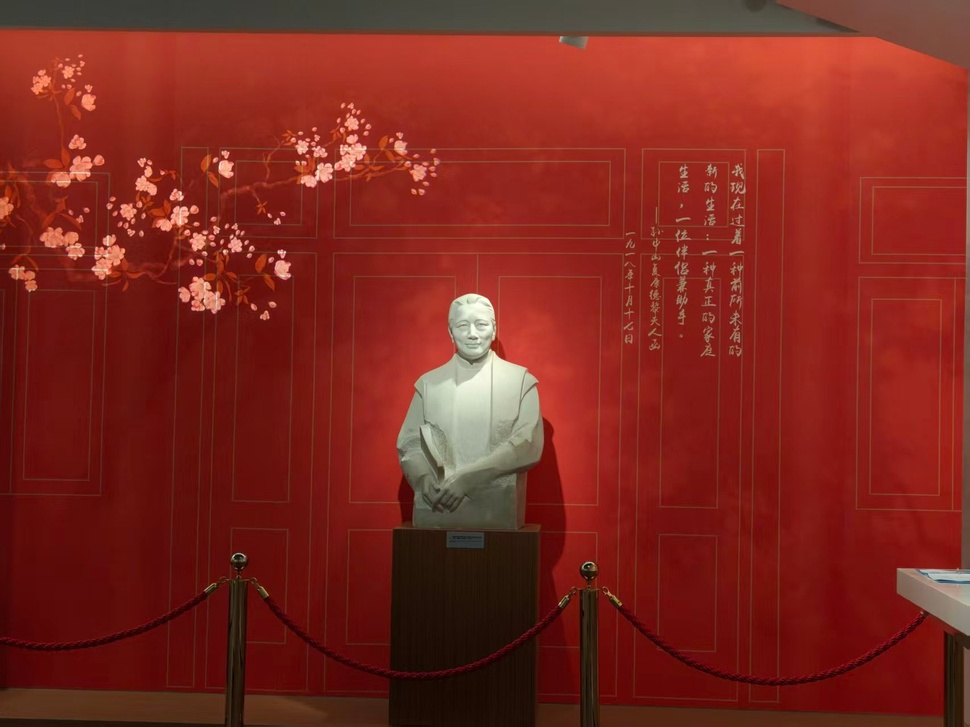
//> input picture task0_nav/train.jpg, 970 x 727 px, shrunk from 1706 x 1279 before the run
$ ./main   (built with g++ and OpenCV 4)
//> lines starting //> are read from the running program, lines starting //| are printed output that depends on the picture; after the words box and inside, x2 and y2 are one past the last pixel; in counts of white or black regions, pixels touching at a corner belong together
/**
 * ============================================================
 *  最小视觉小任务 —— 导航方向
 *  功能：二值化分离可通行区域与障碍，统计连通域并按面积排序
 *  环境：Ubuntu 24.04 + OpenCV 4.11 + CMake 3.28 + g++ 13.3
 *  运行：cmake -S . -B build && cmake --build build && ./build/task0_nav
 * ============================================================
 */
#include <opencv2/opencv.hpp>

#include <algorithm>
#include <iostream>
#include <string>
#include <vector>

#ifndef SRC_DIR
#define SRC_DIR "."
#endif

int main() {
    std::cout << "=== 导航方向 · 二值化 + 连通域统计 ===" << std::endl;

    cv::Mat img = cv::imread(std::string(SRC_DIR) + "/train.jpg");
//> img is the input picture: 727 rows x 970 cols, CV_8UC3; mean B, G, R 30.1, 39.3, 126.2
    if (img.empty()) { std::cout << "读不到图片" << std::endl; return 1; }
    std::cout << "原图: " << img.cols << " x " << img.rows << std::endl;
//| 原图: 970 x 727
    const std::string out = std::string(SRC_DIR) + "/";

    // 1. 灰度 → 高斯模糊 → Otsu 二值化（亮=障碍，暗=可通行）
    cv::Mat gray, blur, bin;
    cv::cvtColor(img, gray, cv::COLOR_BGR2GRAY);
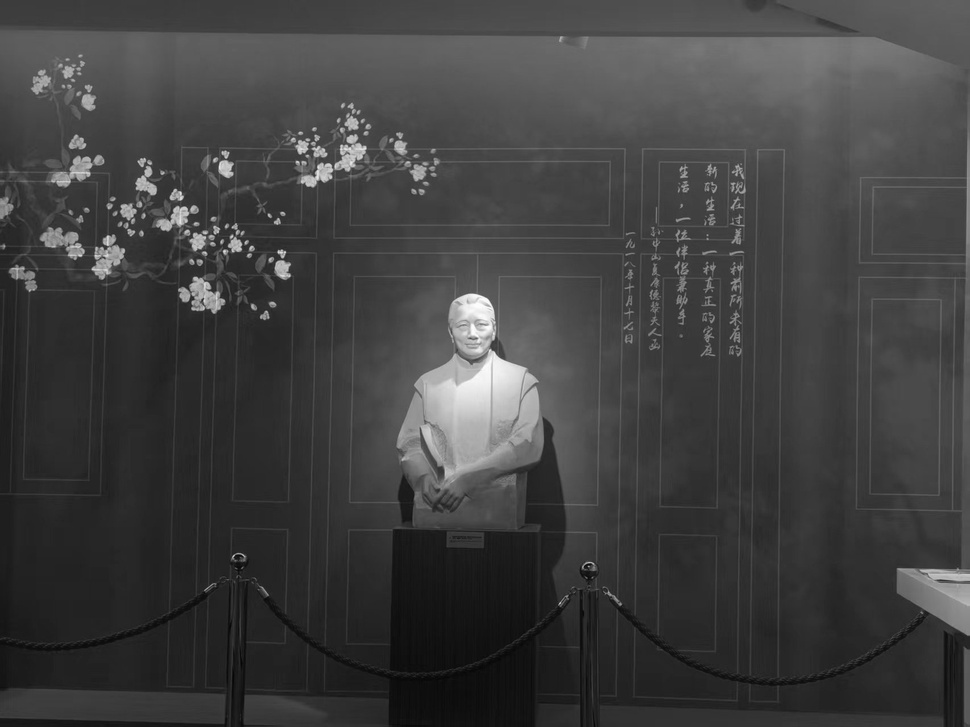
//> gray: 727 rows x 970 cols, CV_8UC1; min 5, max 253, mean 64.2
    cv::GaussianBlur(gray, blur, cv::Size(11, 11), 0);
    double th = cv::threshold(blur, bin, 0, 255, cv::THRESH_BINARY | cv::THRESH_OTSU);
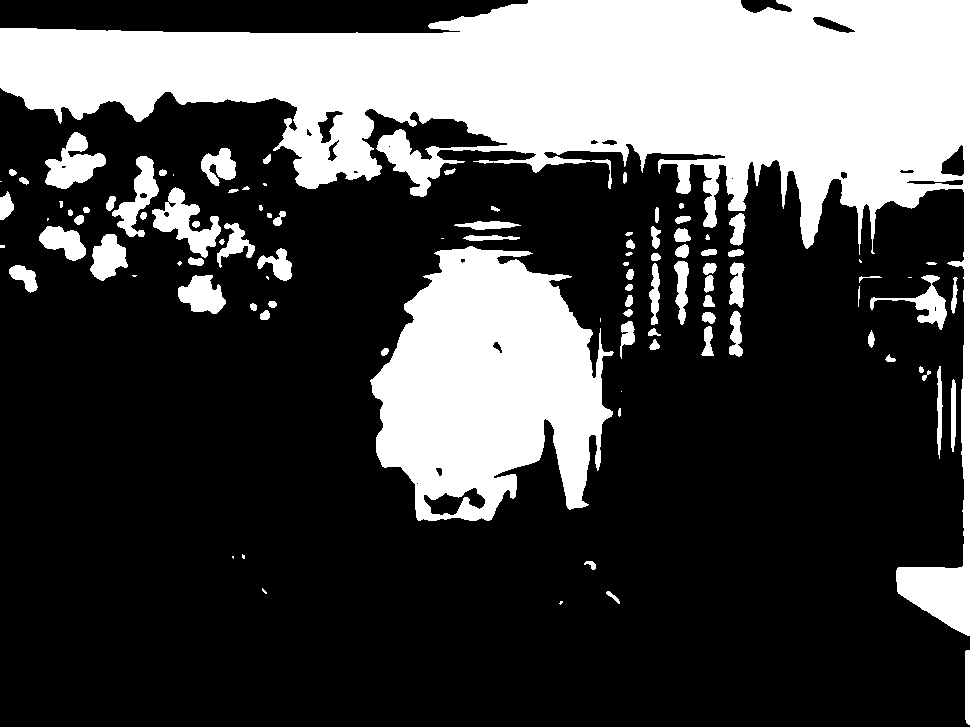
//> bin: 727 rows x 970 cols, CV_8UC1; 28.8% white; 103 white regions (17 under 20 px), largest, box (x1, y1, x2, y2) and area: (0, 0, 970, 636) 138129, (370, 246, 614, 521) 44508, (152, 187, 221, 258) 1973
//> th = 74
    std::cout << "Otsu 阈值: " << th << std::endl;
//| Otsu 阈值: 74

    // 2. 连通域统计
    cv::Mat labels, stats, centroids;
    int n = cv::connectedComponentsWithStats(bin, labels, stats, centroids, 8, CV_32S);
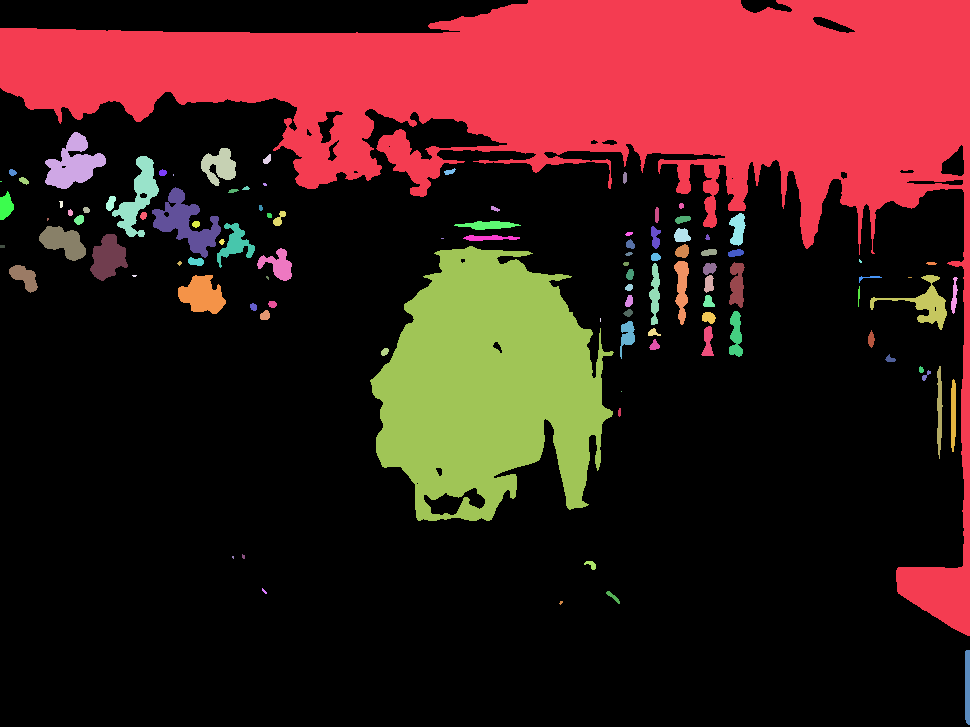
//> labels: 727 rows x 970 cols, CV_32SC1; 104 distinct labels, from 0 to 103; one colour per label, 0 black
//> stats = 104 rows, first 6: [0, 0, 970, 727, 501808], [0, 0, 970, 636, 138129], [45, 132, 61, 57, 1797], [201, 148, 35, 38, 812], [263, 154, 8, 10, 53], [112, 156, 47, 81, 1461]; centroids = 104 pairs, first value 0.5 to 967, second value 107.6 to 686.3; n = 104
    int total = img.cols * img.rows;
//> total = 705190
    int obstacle = cv::countNonZero(bin);
//> obstacle = 203382
    std::cout << "连通域总数: " << (n - 1) << std::endl;
//| 连通域总数: 103
    std::cout << "障碍像素: " << obstacle << " (" << 100.0 * obstacle / total << "%)" << std::endl;
//| 障碍像素: 203382 (28.8407%)
    std::cout << "可通行像素: " << (total - obstacle) << " ("
              << 100.0 * (total - obstacle) / total << "%)" << std::endl;
//| 可通行像素: 501808 (71.1593%)

    // 3. 按面积排序（0 号是背景）
    std::vector<int> idx;
    for (int i = 1; i < n; ++i) idx.push_back(i);
//> this loop made 103 passes
//> after the loop, idx = 103 values from 1 to 103
    std::sort(idx.begin(), idx.end(), [&](int a, int b) {
        return stats.at<int>(a, cv::CC_STAT_AREA) > stats.at<int>(b, cv::CC_STAT_AREA);
    });
//> idx = 103 values, max 103 at index 18, min 1 at index 0, mean 52

    // 4. 画出前 5 大区域
    std::cout << "\n前 5 大障碍区域:" << std::endl;
    cv::Mat vis = img.clone();
    int top = std::min<int>(5, static_cast<int>(idx.size()));
//> top = 5
    for (int k = 0; k < top; ++k) {
        int i = idx[k];
        int area = stats.at<int>(i, cv::CC_STAT_AREA);
        cv::Rect r(stats.at<int>(i, cv::CC_STAT_LEFT),  stats.at<int>(i, cv::CC_STAT_TOP),
                   stats.at<int>(i, cv::CC_STAT_WIDTH), stats.at<int>(i, cv::CC_STAT_HEIGHT));
        std::cout << "  #" << (k + 1) << " 面积=" << area
                  << " 外接框=(" << r.x << "," << r.y << "," << r.width << "," << r.height << ")"
                  << " 质心=(" << (int)centroids.at<double>(i, 0)
                  << "," << (int)centroids.at<double>(i, 1) << ")" << std::endl;

        cv::rectangle(vis, r, cv::Scalar(0, 255, 0), 4);
        cv::putText(vis, "#" + std::to_string(k + 1) + " " + std::to_string(area),
                    cv::Point(r.x + 8, std::max(34, r.y + 34)),
                    cv::FONT_HERSHEY_SIMPLEX, 1.1, cv::Scalar(0, 255, 0), 3);
    }
//> this loop made 5 passes
//> (i, area, r) on passes 1 to 5: (1, 138129, Rect(0, 0, 970, 636)), (48, 44508, Rect(370, 246, 244, 275)), (14, 1973, Rect(152, 187, 69, 71)), (2, 1797, Rect(45, 132, 61, 57)), (5, 1461, Rect(112, 156, 47, 81))
//|   #1 面积=138129 外接框=(0,0,970,636) 质心=(592,107)
//|   #2 面积=44508 外接框=(370,246,244,275) 质心=(488,384)
//|   #3 面积=1973 外接框=(152,187,69,71) 质心=(185,222)
//|   #4 面积=1797 外接框=(45,132,61,57) 质心=(72,163)
//|   #5 面积=1461 外接框=(112,156,47,81) 质心=(137,196)
//> pass 1, `cv::putText(vis, "#" + std::to_string(k + 1) + " " + std::to_string(ar..`:
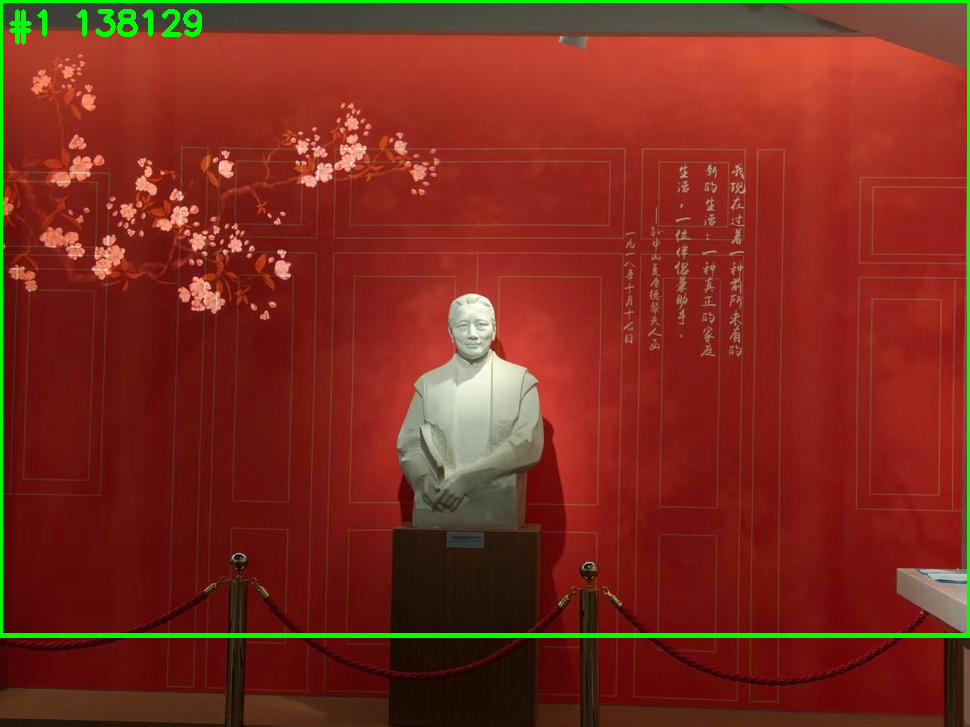
//> vis: 727 rows x 970 cols, CV_8UC3; 1.95% of pixels changed, all inside (x1, y1, x2, y2) = (0, 0, 970, 638)
//> pass 3, `cv::putText(vis, "#" + std::to_string(k + 1) + " " + std::to_string(ar..`:
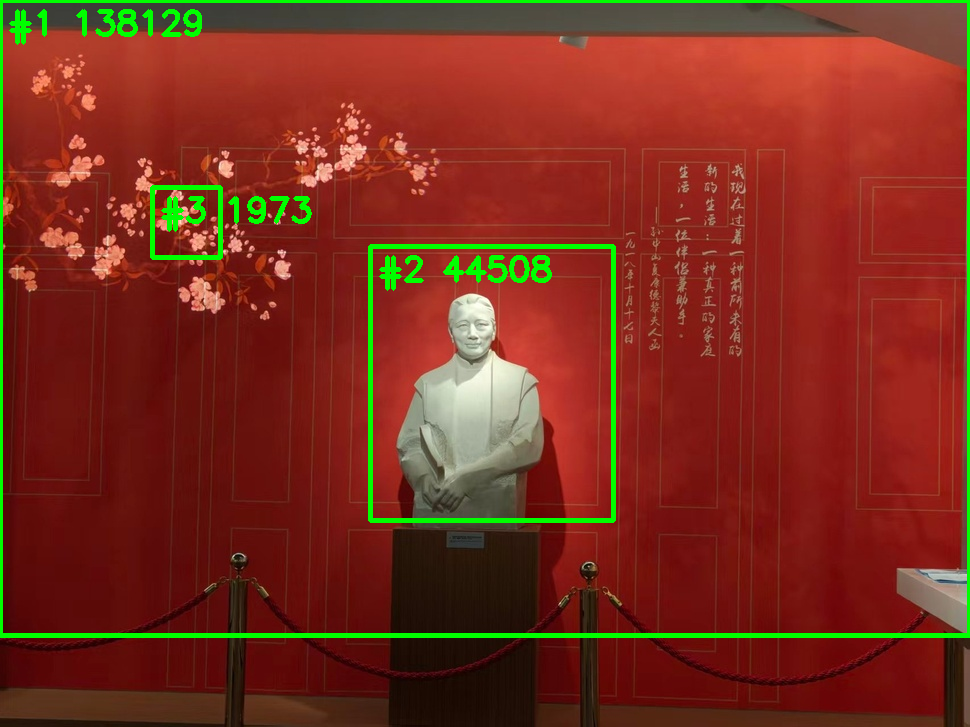
//> vis: 727 rows x 970 cols, CV_8UC3; mean B, G, R 28.9, 46.6, 122.3
//> after the loop:
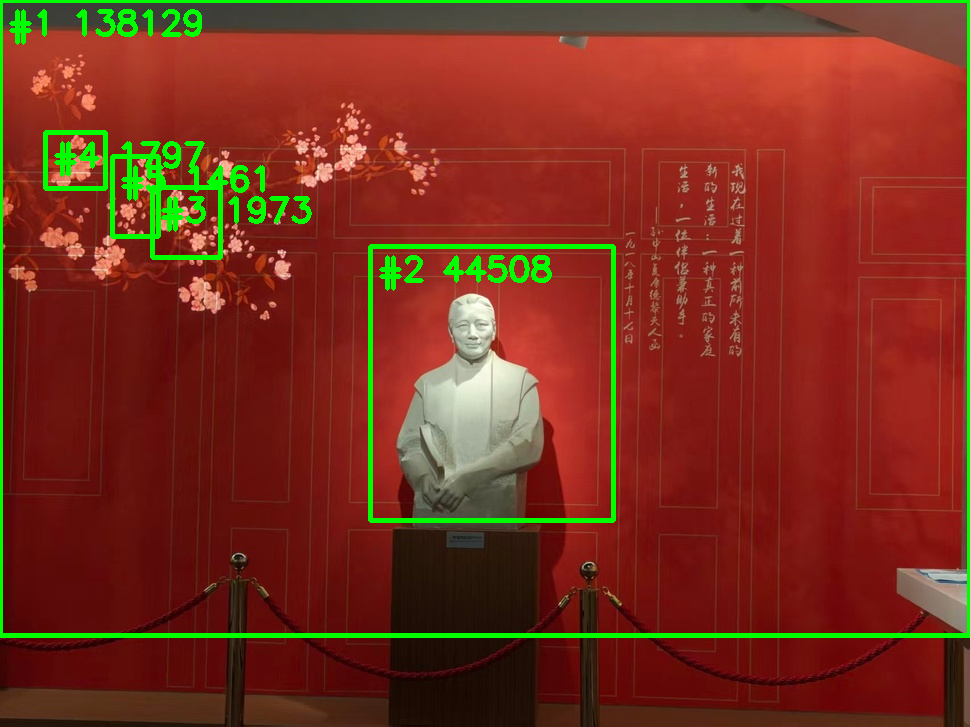
//> vis: 727 rows x 970 cols, CV_8UC3; 0.76% of pixels changed, all inside (x1, y1, x2, y2) = (43, 130, 265, 239)

    // 5. 保存
    cv::imwrite(out + "result_binary.png", bin);
    cv::imwrite(out + "result_regions.jpg", vis);
    std::cout << "\n已保存: result_binary.png / result_regions.jpg" << std::endl;
    return 0;
}
